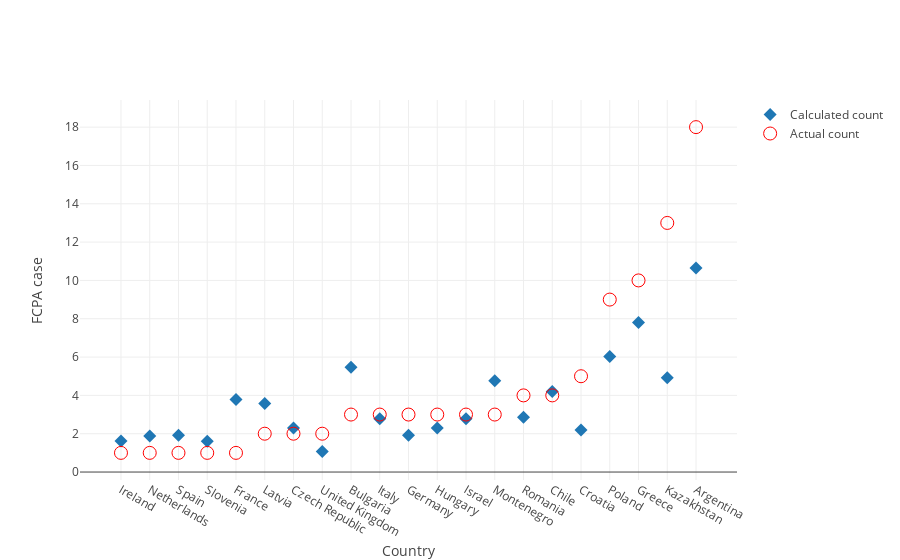

Notebook code for this chart:
### Code cell
import plotly.plotly as py
import plotly.graph_objs as go
trace1 = go.Scatter(
    x = df_hdi_vhigh_sorted['Country'],
    y = np.exp(df_hdi_vhigh_sorted['Calc Count']),
    text = df_hdi_vhigh_sorted['Legend'],
    mode='markers',
    marker=dict(symbol = 'diamond', size=10),
    name = 'Calculated count'
)

trace2 = go.Scatter(
    y = df_hdi_vhigh_sorted['Count'],
    x = df_hdi_vhigh_sorted['Country'],
    text = df_hdi_vhigh_sorted['Legend'],
    mode='markers',
    marker=dict(size=13, color ='red', symbol = "circle-open"),
    name = 'Actual count'
)

layout = go.Layout(
    yaxis=dict(
        title = 'FCPA case'
    ),
    xaxis=dict(
        title = 'Country'
    )
)
data = [trace1, trace2]

plotly.offline.iplot({'data': data, 'layout': layout}, filename='HDI vs fcpa: very high HDI')

### Figure 1 — Plotly figure (JSON) as saved in the notebook; plotly's stock layout.template omitted (floating-point values rounded to 4 significant figures)
{"data": [{"marker": {"size": 10, "symbol": "diamond"}, "mode": "markers", "name": "Calculated count", "text": ["pm 11.0<br>cti 7.0<br>rt 8.0", "pm 2.0<br>cti 7.0<br>rt 8.0", "pm 14.0<br>cti 8.0<br>rt 8.0", "pm 13.0<br>cti 6.0<br>rt 8.0", "pm 2.0<br>cti 8.0<br>rt 8.0", "pm 0.0<br>cti 7.0<br>rt 7.0", "pm 4.0<br>cti 5.0<br>rt 8.0", "pm 10.0<br>cti 8.0<br>rt 8.0", "pm 8.0<br>cti 9.0<br>rt 5.0", "pm 7.0<br>cti 7.0<br>rt 7.0", "pm 2.0<br>cti 7.0<br>rt 8.0", "pm 9.0<br>cti 7.0<br>rt 6.0", "pm 4.0<br>cti 9.0<br>rt 7.0", "pm 5.0<br>cti 9.0<br>rt 0.0", "pm 9.0<br>cti 7.0<br>rt 7.0", "pm 10.0<br>cti 2.0<br>rt 6.0", "pm 9.0<br>cti 6.0<br>rt 5.0", "pm 1.0<br>cti 7.0<br>rt 7.0", "pm 3.0<br>cti 7.0<br>rt 7.0", "pm 1.0<br>cti 8.0<br>rt 7.0", "pm 11.0<br>cti 7.0<br>rt 5.0"], "type": "scatter", "uid": "a5579b1e-b9a7-11e8-9def-c48e8ff48516", "x": ["Ireland", "Netherlands", "Spain", "Slovenia", "France", "Latvia", "Czech Republic", "United Kingdom", "Bulgaria", "Italy", "Germany", "Hungary", "Israel", "Montenegro", "Romania", "Chile", "Croatia", "Poland", "Greece", "Kazakhstan", "Argentina"], "y": [1.621, 1.875, 1.925, 1.609, 3.79, 3.583, 2.295, 1.074, 5.47, 2.778, 1.925, 2.295, 2.778, 4.761, 2.863, 4.209, 2.195, 6.028, 7.803, 4.926, 10.64]}, {"marker": {"color": "red", "size": 13, "symbol": "circle-open"}, "mode": "markers", "name": "Actual count", "text": ["pm 11.0<br>cti 7.0<br>rt 8.0", "pm 2.0<br>cti 7.0<br>rt 8.0", "pm 14.0<br>cti 8.0<br>rt 8.0", "pm 13.0<br>cti 6.0<br>rt 8.0", "pm 2.0<br>cti 8.0<br>rt 8.0", "pm 0.0<br>cti 7.0<br>rt 7.0", "pm 4.0<br>cti 5.0<br>rt 8.0", "pm 10.0<br>cti 8.0<br>rt 8.0", "pm 8.0<br>cti 9.0<br>rt 5.0", "pm 7.0<br>cti 7.0<br>rt 7.0", "pm 2.0<br>cti 7.0<br>rt 8.0", "pm 9.0<br>cti 7.0<br>rt 6.0", "pm 4.0<br>cti 9.0<br>rt 7.0", "pm 5.0<br>cti 9.0<br>rt 0.0", "pm 9.0<br>cti 7.0<br>rt 7.0", "pm 10.0<br>cti 2.0<br>rt 6.0", "pm 9.0<br>cti 6.0<br>rt 5.0", "pm 1.0<br>cti 7.0<br>rt 7.0", "pm 3.0<br>cti 7.0<br>rt 7.0", "pm 1.0<br>cti 8.0<br>rt 7.0", "pm 11.0<br>cti 7.0<br>rt 5.0"], "type": "scatter", "uid": "a5579b1f-b9a7-11e8-9d5c-c48e8ff48516", "x": ["Ireland", "Netherlands", "Spain", "Slovenia", "France", "Latvia", "Czech Republic", "United Kingdom", "Bulgaria", "Italy", "Germany", "Hungary", "Israel", "Montenegro", "Romania", "Chile", "Croatia", "Poland", "Greece", "Kazakhstan", "Argentina"], "y": [1, 1, 1, 1, 1, 2, 2, 2, 3, 3, 3, 3, 3, 3, 4, 4, 5, 9, 10, 13, 18]}], "layout": {"xaxis": {"title": "Country"}, "yaxis": {"title": "FCPA case"}}}
